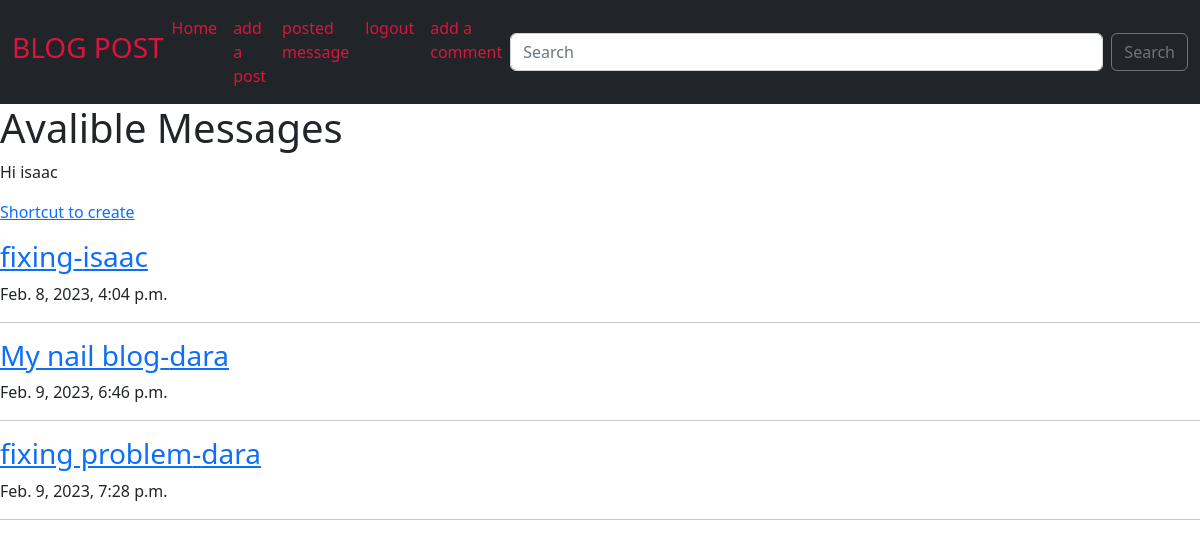
/messages/ (signed in), run on the app's committed database.
### posts/models.py (models this page shows, shortened)
class Message(models.Model):
    author = models.ForeignKey(user, on_delete=models.CASCADE)
    title = models.CharField(max_length=100)
    message = models.TextField(max_length=1000)
    created_at = models.DateTimeField(auto_now_add=True)
    picture = models.ImageField(upload_to="image/", blank=True, null=True)
    likes = models.ManyToManyField(user, related_name="likes")

### posts/views.py (the view)
# urls.py: path("messages/", MessageListView.as_view(), name="messages"),
class MessageListView(LoginRequiredMixin, ListView):
    model = Message
    template_name = "posts/messages.html"
    context_object_name = "posts"

### posts/templates/posts/messages.html
{% extends "base.html" %}
{% block content %}
<h1>Avalible Messages</h1>
{% if user.is_authenticated %}
<p>Hi {{ user.username }}</p>
{%endif%}
<p><a href="{% url 'message_create' %}">Shortcut to create</a></p>
{% for message in posts %}
<h3><a href="{% url 'message_detail' message.pk %}">{{ message.title }}-{{ message.author }}</a></h3>
<p>{{ message.created_at }}</p>
<hr>
{% endfor %}
{% endblock content  %}

### data on the page
Message: title "fixing", author "isaac", created_at "Feb. 8, 2023, 4:04 p.m."
Message: title "My nail blog", author "dara", created_at "Feb. 9, 2023, 6:46 p.m."
Message: title "fixing problem", author "dara", created_at "Feb. 9, 2023, 7:28 p.m."

### other printed values
{{ user.username }} "isaac"
